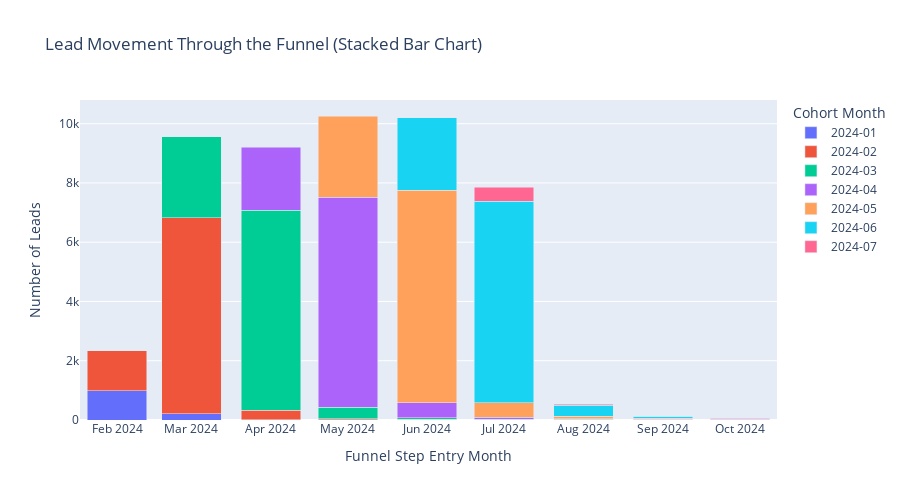

Notebook cell for this chart:
### Code cell
import plotly.express as px

# Filter data to include only successful Sales Calls 1 and 2
df_successful_sales_calls = df[
    ((df['sales_funnel_steps'] == 'Sales Call 1') & df['case_closed_successful_date'].notna()) |
    ((df['sales_funnel_steps'] == 'Sales Call 2') & df['case_closed_successful_date'].notna()) |
    (df['sales_funnel_steps'] == 'PV System Sold')
]

# Re-prepare the grouped data
cohort_step_counts = df_successful_sales_calls.groupby(["step_month", "cohort_month"])["lead_id"].nunique().reset_index(name="lead_count")

# Create Stacked Bar Chart for Lead Movement
fig = px.bar(
    cohort_step_counts,
    x="step_month",
    y="lead_count",
    color="cohort_month",
    title="Lead Movement Through the Funnel (Stacked Bar Chart)",
    labels={
        "step_month": "Funnel Step Entry Month",
        "lead_count": "Number of Leads",
        "cohort_month": "Cohort Month"
    },
    height=500
)

fig.update_layout(barmode="stack")
fig.show()

### Figure 1 — Plotly figure (JSON) as saved in the notebook; plotly's stock layout.template omitted (floating-point values rounded to 4 significant figures)
{"data": [{"alignmentgroup": "True", "hovertemplate": "Cohort Month=2024-01<br>Funnel Step Entry Month=%{x}<br>Number of Leads=%{y}<extra></extra>", "legendgroup": "2024-01", "marker": {"color": "#636efa", "pattern": {"shape": ""}}, "name": "2024-01", "offsetgroup": "2024-01", "orientation": "v", "showlegend": true, "textposition": "auto", "type": "bar", "x": ["2024-02", "2024-03", "2024-04", "2024-05", "2024-06", "2024-07"], "xaxis": "x", "y": [991, 204, 12, 6, 5, 2], "yaxis": "y"}, {"alignmentgroup": "True", "hovertemplate": "Cohort Month=2024-02<br>Funnel Step Entry Month=%{x}<br>Number of Leads=%{y}<extra></extra>", "legendgroup": "2024-02", "marker": {"color": "#EF553B", "pattern": {"shape": ""}}, "name": "2024-02", "offsetgroup": "2024-02", "orientation": "v", "showlegend": true, "textposition": "auto", "type": "bar", "x": ["2024-02", "2024-03", "2024-04", "2024-05", "2024-06", "2024-07", "2024-08", "2024-09", "2024-10"], "xaxis": "x", "y": [1342, 6620, 322, 43, 15, 9, 11, 8, 4], "yaxis": "y"}, {"alignmentgroup": "True", "hovertemplate": "Cohort Month=2024-03<br>Funnel Step Entry Month=%{x}<br>Number of Leads=%{y}<extra></extra>", "legendgroup": "2024-03", "marker": {"color": "#00cc96", "pattern": {"shape": ""}}, "name": "2024-03", "offsetgroup": "2024-03", "orientation": "v", "showlegend": true, "textposition": "auto", "type": "bar", "x": ["2024-03", "2024-04", "2024-05", "2024-06", "2024-07", "2024-08", "2024-09", "2024-10"], "xaxis": "x", "y": [2740, 6745, 378, 59, 18, 14, 7, 4], "yaxis": "y"}, {"alignmentgroup": "True", "hovertemplate": "Cohort Month=2024-04<br>Funnel Step Entry Month=%{x}<br>Number of Leads=%{y}<extra></extra>", "legendgroup": "2024-04", "marker": {"color": "#ab63fa", "pattern": {"shape": ""}}, "name": "2024-04", "offsetgroup": "2024-04", "orientation": "v", "showlegend": true, "textposition": "auto", "type": "bar", "x": ["2024-04", "2024-05", "2024-06", "2024-07", "2024-08", "2024-09", "2024-10"], "xaxis": "x", "y": [2122, 7092, 496, 63, 21, 15, 11], "yaxis": "y"}, {"alignmentgroup": "True", "hovertemplate": "Cohort Month=2024-05<br>Funnel Step Entry Month=%{x}<br>Number of Leads=%{y}<extra></extra>", "legendgroup": "2024-05", "marker": {"color": "#FFA15A", "pattern": {"shape": ""}}, "name": "2024-05", "offsetgroup": "2024-05", "orientation": "v", "showlegend": true, "textposition": "auto", "type": "bar", "x": ["2024-05", "2024-06", "2024-07", "2024-08", "2024-09", "2024-10"], "xaxis": "x", "y": [2741, 7177, 486, 87, 34, 15], "yaxis": "y"}, {"alignmentgroup": "True", "hovertemplate": "Cohort Month=2024-06<br>Funnel Step Entry Month=%{x}<br>Number of Leads=%{y}<extra></extra>", "legendgroup": "2024-06", "marker": {"color": "#19d3f3", "pattern": {"shape": ""}}, "name": "2024-06", "offsetgroup": "2024-06", "orientation": "v", "showlegend": true, "textposition": "auto", "type": "bar", "x": ["2024-06", "2024-07", "2024-08", "2024-09", "2024-10"], "xaxis": "x", "y": [2445, 6809, 363, 67, 14], "yaxis": "y"}, {"alignmentgroup": "True", "hovertemplate": "Cohort Month=2024-07<br>Funnel Step Entry Month=%{x}<br>Number of Leads=%{y}<extra></extra>", "legendgroup": "2024-07", "marker": {"color": "#FF6692", "pattern": {"shape": ""}}, "name": "2024-07", "offsetgroup": "2024-07", "orientation": "v", "showlegend": true, "textposition": "auto", "type": "bar", "x": ["2024-07", "2024-08", "2024-09", "2024-10"], "xaxis": "x", "y": [472, 31, 4, 3], "yaxis": "y"}], "layout": {"barmode": "stack", "height": 500, "legend": {"title": {"text": "Cohort Month"}, "tracegroupgap": 0}, "title": {"text": "Lead Movement Through the Funnel (Stacked Bar Chart)"}, "xaxis": {"anchor": "y", "domain": [0, 1], "title": {"text": "Funnel Step Entry Month"}}, "yaxis": {"anchor": "x", "domain": [0, 1], "title": {"text": "Number of Leads"}}}}
